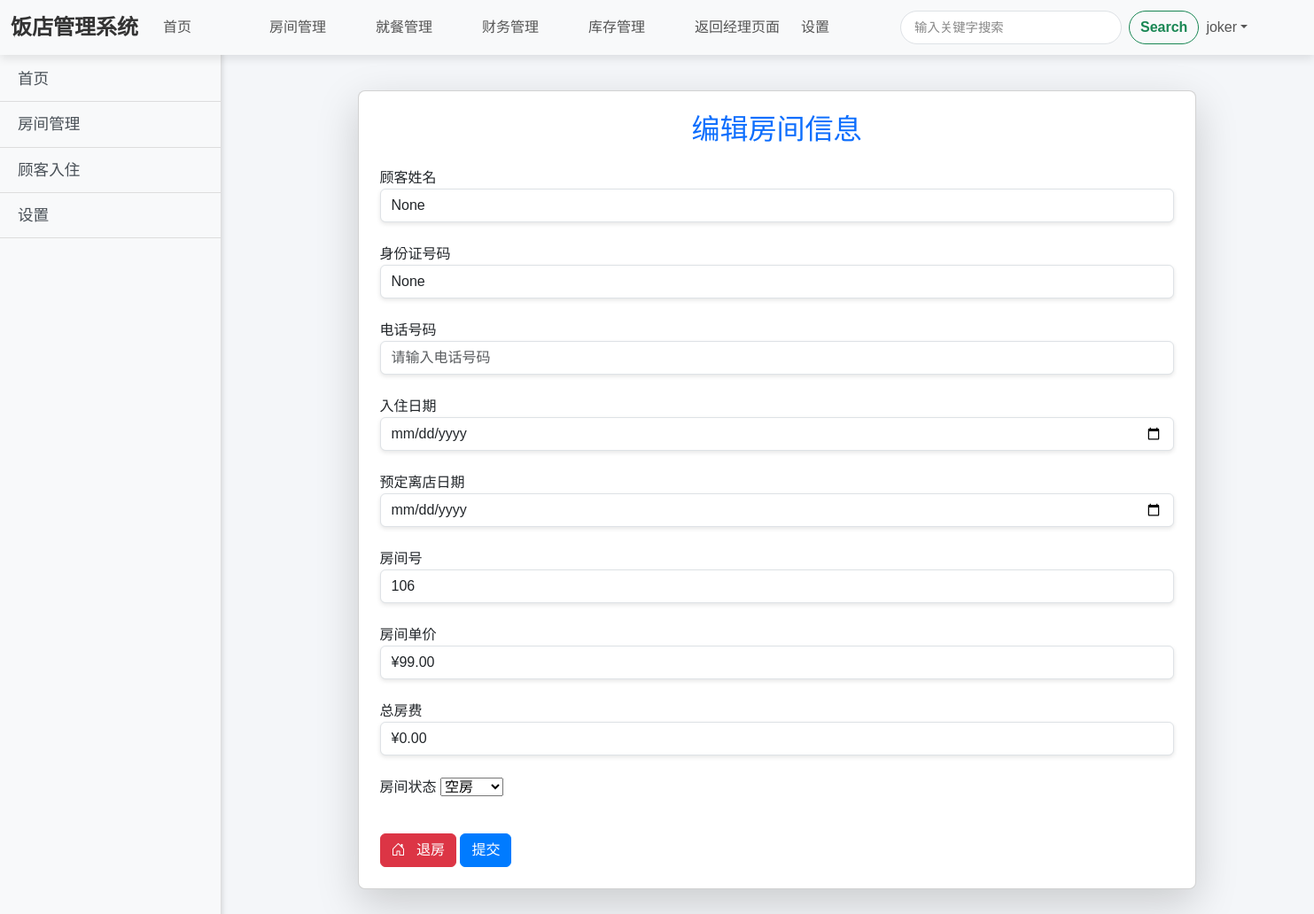
The app's page /hotel/housing_dashboard/edit/106/ (signed in) with its own data.
### hotel/models.py (models this page shows, shortened)
class User(AbstractUser):
    ROLE_CHOICES = [
        ('admin', '系统管理员'),
        ('finance', '账务管理人员'),
        ('housing', '住房管理人员'),
        ('catering', '餐饮管理人员'),
        ('inventory', '库存管理人员'),
        ('manager', '总经理'),
    ]
    role = models.CharField(max_length=10, choices=ROLE_CHOICES, default='manager')

class Room(models.Model):
    VACANT = 'vacant'
    OCCUPIED = 'occupied'
    STATUS_CHOICES = [
        (VACANT, '空房'),
        (OCCUPIED, '已入住'),
        ('cleaning', '清洁中'),
        ('maintenance', '待维修'),
    ]
    name = models.CharField(null=True,blank=True,max_length=100)
    id_card = models.CharField(null=True,blank=True,max_length=18)
    phone_number = models.CharField(null=True,blank=True,max_length=15)
    check_in_date = models.DateField(null=True, blank=True)
    check_out_date = models.DateField(null=True, blank=True)
    room_number = models.CharField(max_length=10)
    status = models.CharField(max_length=100, choices=STATUS_CHOICES, default=VACANT)
    price = models.DecimalField(max_digits=10, decimal_places=2, null=True, blank=True)  # 价格字段
    paid_amount = models.DecimalField(max_digits=10, decimal_places=2, null=True, blank=True)  # 用户支付金额

### hotel/views.py (the view)
# urls.py: path('housing_dashboard/edit/<int:room_id>/', views.edit_room, name='edit_room'),
@login_required
@role_required('manager','housing','admin')  # 只有角色为 housing 的用户才能访问
def edit_room(request, room_id):
    is_manager = request.user.is_staff  # 假设根据 `is_staff` 判断总经理身份
    base_template = 'manage_base.html' if is_manager else 'house_base.html'
    room = get_object_or_404(Room, room_number=room_id)
    if request.method == 'POST':
        if 'checkout' in request.POST:
            stay_days = calculate_stay_days(room.check_in_date, room.check_out_date)
            finance = Finance(
                finance_type="住房",  # 财务类型：住房
                responsible_person="y1",  # 假设负责人是张三，实际可以从当前用户获取
                amount=room.price * stay_days,  # 计算总房费
                details=(
                    f"入住房间: {room.room_number}\n"
                    f"顾客姓名: {room.name}\n"
                    f"入住日期: {room.check_in_date}\n"
                    f"离店日期: {room.check_out_date}"
                )
            )
            finance.save()
            room.status = Room.VACANT  # 设置房间为“空房”
            room.name = ''  # 清空顾客姓名
            room.id_card = ''  # 清空身份证号
            room.phone_number = ''  # 清空身份证号
            room.check_in_date = None  # 清空入住日期
            room.check_out_date = None  # 清空离店日期
            room.save()
            messages.success(request, "房间已成功退房。")
            return redirect('housing_dashboard')  # 或者跳转到其他页面
        else:
            form = RoomForm(request.POST, instance=room)
            if form.is_valid():
                form.save()
                stay_days = calculate_stay_days(room.check_in_date, room.check_out_date)
                return redirect('housing_dashboard')
    else:
        form = RoomForm(instance=room)  # 编辑现有房间时传递实例
    return render(request, 'edit_room.html', {'form': form, 'room': room,'base_template': base_template})

### hotel/forms.py
class RoomForm(forms.ModelForm):
    class Meta:
        model = Room
        fields = ['name', 'id_card', 'phone_number', 'check_in_date', 'check_out_date', 'room_number', 'status']

### hotel/views.py (called while the page is built)
def role_required(*roles):
    def decorator(view_func):
        @wraps(view_func)
        def _wrapped_view(request, *args, **kwargs):
            if not request.user.is_authenticated:
                messages.error(request, "请先登录。")
                return redirect('login')  # 如果未登录，重定向到登录页面
            if not any(role == request.user.role for role in roles):
                messages.error(request, f"您无权访问此页面，您需要具有以下身份之一：{', '.join(roles)}。")
                return redirect('login')  # 重定向到登录页面
            return view_func(request, *args, **kwargs)
        return _wrapped_view
    return decorator

### hotel/templates/edit_room.html (shortened to what this page needs)
{% extends base_template %}
{% block content %}
<div class="container-fluid">
    <div class="sidebar">
        <h4 class="text-center">功能菜单</h4>
        <a href="{% url 'login' %}">首页</a>
        <a href="{% url 'housing_dashboard' %}">房间管理</a>
        <a href="{% url 'add_room' %}">顾客入住</a>
        <a href="#">设置</a>
    </div>
    <div class="content">
        <div class="card shadow-lg p-4 mb-5 rounded-3">
            <h2 class="text-center mb-4 text-primary">编辑房间信息</h2>
            <form method="post" class="form-container">
                <div class="form-group mb-4">
                    <label for="name" class="font-weight-bold">顾客姓名</label>
                    <input type="text" class="form-control input-shadow" id="name" name="name" value="{{ form.name.value }}" required placeholder="请输入顾客姓名">
                </div>
                <div class="form-group mb-4">
                    <label for="id_card" class="font-weight-bold">身份证号码</label>
                    <input type="text" class="form-control input-shadow" id="id_card" name="id_card" value="{{ form.id_card.value }}" required placeholder="请输入身份证号码">
                </div>
                <div class="form-group mb-4">
                    <label for="phone_number" class="font-weight-bold">电话号码</label>
                    <input type="text" class="form-control input-shadow" id="phone_number" name="phone_number" value="{{ form.phone_number.value }}" required placeholder="请输入电话号码">
                </div>
                <div class="form-group mb-4">
                    <label for="check_in_date" class="font-weight-bold">入住日期</label>
                    <input type="date" class="form-control input-shadow" id="check_in_date" name="check_in_date" value="{{ form.check_in_date.value|date:'Y-m-d' }}" required onchange="calculatePrice()">
                </div>
                <div class="form-group mb-4">
                    <label for="check_out_date" class="font-weight-bold">预定离店日期</label>
                    <input type="date" class="form-control input-shadow" id="check_out_date" name="check_out_date" value="{{ form.check_out_date.value|date:'Y-m-d' }}" required onchange="calculatePrice()">
                </div>
                <div class="form-group mb-4">
                    <label for="room_number" class="font-weight-bold">房间号</label>
                    <input type="text" class="form-control input-shadow" id="room_number" name="room_number" value="{{ form.room_number.value }}" required readonly>
                </div>
                <div class="form-group mb-4">
                    <label for="price" class="font-weight-bold">房间单价</label>
                    <input type="text" class="form-control input-shadow" id="price" name="price" value="¥{{ room.price }}" required readonly>
                </div>
                <div class="form-group mb-4">
                    <label for="paid_amount" class="font-weight-bold">总房费</label>
                    <input type="text" class="form-control input-shadow" id="paid_amount" name="paid_amount" value="¥0.00" required readonly>
                </div>
                <div class="form-group mb-4">
                    <label for="status" class="font-weight-bold">房间状态</label>
                    {{ form.status }}
                </div>
                <button type="button" class="btn btn-danger mt-3" data-bs-toggle="modal" data-bs-target="#checkoutModal">
                    <i class="bi bi-house-door"></i> 退房
                </button>
                <button type="submit" class="btn btn-primary mt-3">提交</button>
            </form>
        </div>
    </div>
</div>
<link href="https://cdn.jsdelivr.net/npm/bootstrap-icons/font/bootstrap-icons.css" rel="stylesheet">
{% endblock %}

### templates/manage_base.html (shortened to what this page needs)
<!doctype html>
<html lang="en">
<head>
    <link href="https://cdn.jsdelivr.net/npm/bootstrap@5.3.2/dist/css/bootstrap.min.css" rel="stylesheet"
>
</head>
<body>
<nav class="navbar navbar-expand-lg bg-body-tertiary sticky-top">
    <div class="container-fluid">
        <a class="navbar-brand" href="{% url 'home' %}">饭店管理系统</a>
        <div class="collapse navbar-collapse" id="navbarSupportedContent">
            <ul class="navbar-nav me-auto mb-2 mb-lg-0">
                <li class="nav-item">
                    <a class="nav-link" href="{% url 'home' %}">首页</a>
                </li>
                <li class="nav-item">
                    <a class="nav-link" href="{% url 'housing_dashboard' %}">房间管理</a>
                </li>
                <li class="nav-item">
                    <a class="nav-link" href="{% url 'catering_dashboard' %}">就餐管理</a>
                </li>
                <li class="nav-item">
                    <a class="nav-link" href="{% url 'finance_dashboard' %}">财务管理</a>
                </li>
                <li class="nav-item">
                    <a class="nav-link" href="{% url 'inventory_dashboard' %}">库存管理</a>
                </li>
                <li class="nav-item">
                    <a class="nav-link" href="{% url 'manager_dashboard' %}">返回经理页面</a>
                </li>
                <li class="nav-item">
                    <a class="nav-link" href="#">设置</a>
                </li>
            </ul>
            <div>
                <form class="d-flex" role="search" method="get" action="">
                    <input class="form-control me-2 search-form" type="search" name="q" placeholder="输入关键字搜索"
                           aria-label="Search">
                    <button class="btn btn-outline-success" type="submit">Search</button>
                </form>
            </div>
            <ul class="navbar-nav ms-auto mb-2 mb-lg-0">
                {% if request.user.is_authenticated %}
                    <li class="nav-item dropdown">
                        <a href="#" class="nav-link dropdown-toggle" role="button" data-bs-toggle="dropdown"
                           aria-expanded="false">{{ request.user.username }}</a>
                    </li>
                {% else %}
                    <li class="nav-item">
                        <a class="nav-link" href="{% url 'login' %}">登录/注册</a>
                    </li>
                {% endif %}
            </ul>
        </div>
    </div>
</nav>
<div class="container">
    {% block content %}{% endblock %}
</div>
</body>
</html>

### templates/manage_base.html (style rules this page uses)
body { font-family: 'Arial', sans-serif; background-color: #f4f6f9; margin: 0; padding: 0; }
.navbar { background-color: #ffffff; box-shadow: 0 4px 10px rgba(0, 0, 0, 0.1); transition: background-color 0.3s ease; }
.sticky-top { z-index: 1000; }
.navbar-brand { color: #333 !important; font-weight: bold; font-size: 1.5rem; }
.nav-item .nav-link { color: #555; padding: 10px 15px; border-radius: 5px; transition: background-color 0.3s ease, color 0.3s ease; }
.navbar-nav { display: flex; justify-content: space-between; width: 100%; }
.nav-item .nav-link { padding: 10px 20px; width: 120px; }
.navbar-brand { margin-right: 20px; }
.navbar-nav { align-items: center; }
.search-form { width: 300px; border-radius: 20px; padding-left: 15px; }
.search-form::placeholder { color: #888; font-size: 0.9rem; }
.search-form { width: 250px; margin-right: 55px; }
.btn-outline-success { border-radius: 20px; font-weight: bold; transition: background-color 0.3s ease; }
.navbar-nav.ms-auto { margin-left: auto; }
.container { padding: 20px; }

### hotel/templates/edit_room.html (style rules this page uses)
.sidebar { position: fixed; top: 0; left: 0; height: 100%; width: 250px; margin-top: 5px; background-color: #f8f9fa; border-right: 1px solid #ddd; box-shadow: 2px 0 5px rgba(0, 0, 0, 0.1); }
.sidebar h4 { color: #495057; margin-bottom: 30px; font-size: 1.5rem; }
.sidebar a { display: block; padding: 12px 20px; color: #495057; text-decoration: none; font-size: 1.1rem; border-bottom: 1px solid #ddd; transition: background-color 0.3s; }
.content { margin-left: 270px; padding: 20px; }
.card { background-color: #fff; box-shadow: 0 4px 10px rgba(0, 0, 0, 0.1); transition: 0.3s ease-in-out; border-radius: 15px; }
.input-shadow { box-shadow: 0 2px 5px rgba(0, 0, 0, 0.1); transition: 0.3s ease-in-out; }
.btn { transition: background-color 0.3s, transform 0.3s; }
.btn-primary { background-color: #007bff; border-color: #007bff; }
.btn-danger { background-color: #dc3545; border-color: #dc3545; }
.btn-danger i { margin-right: 8px; }

### records on screen
User: user.username "joker"
Room: room_number "106", price "¥99.00", status "空房"
